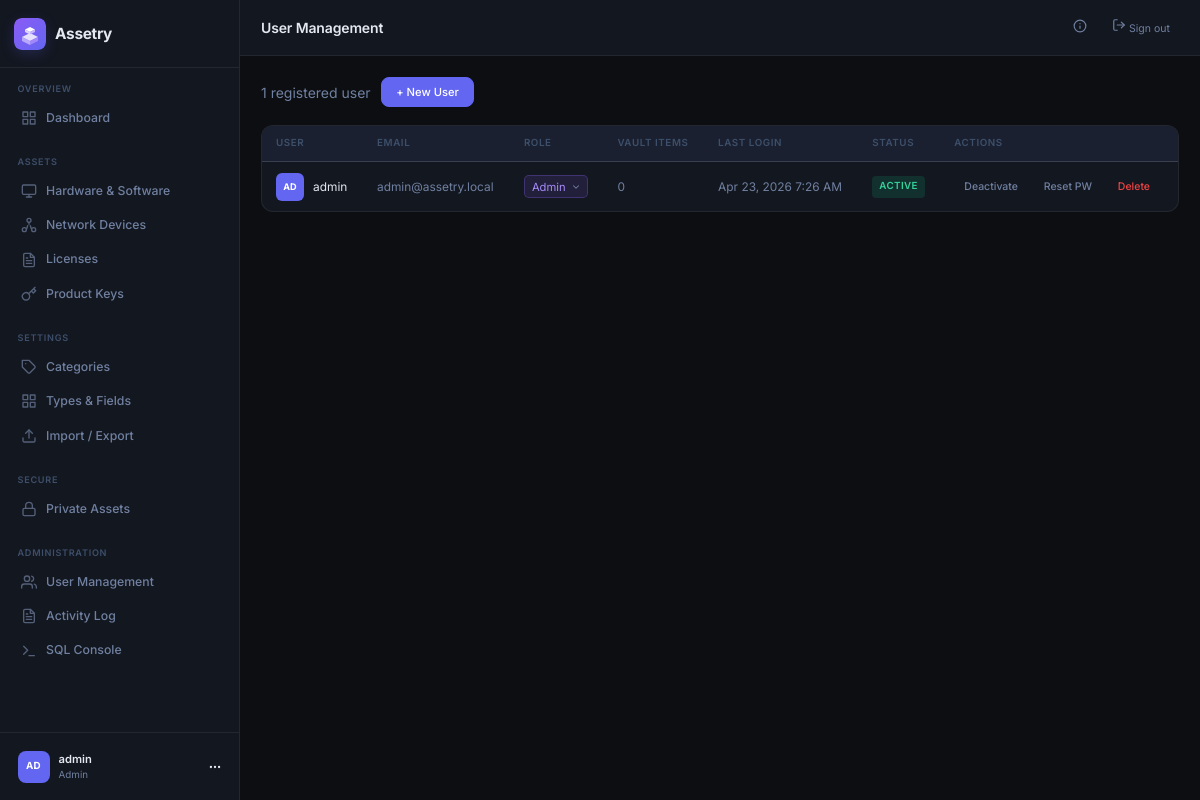
/admin/users (signed in), run on an earlier commit of the app's database.
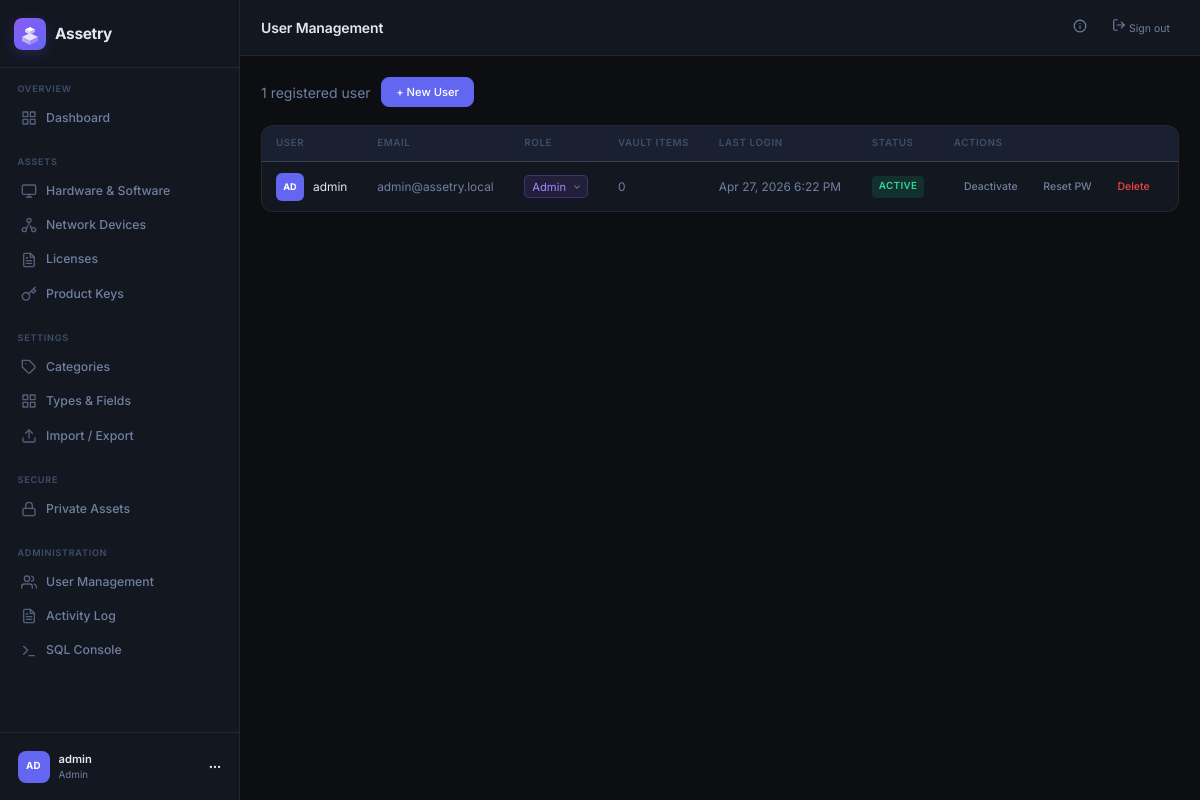
And on a later commit of the database.
### tables this page shows
CREATE TABLE users (
            id INTEGER PRIMARY KEY AUTOINCREMENT,
            username TEXT UNIQUE NOT NULL,
            email TEXT UNIQUE NOT NULL,
            password_hash TEXT NOT NULL,
            role TEXT NOT NULL DEFAULT 'user',
            avatar_color TEXT NOT NULL DEFAULT '#6366f1',
            created_at DATETIME DEFAULT CURRENT_TIMESTAMP,
            last_login DATETIME,
            is_active INTEGER DEFAULT 1
        );

### src/controllers/admin_controller.php (called while the page is built, shortened)
<?php
route('GET', '/admin/users', function($params) {
    requireAdmin();
    $db = getDB();
    $users = $db->query("SELECT u.*, (SELECT COUNT(*) FROM vault_items WHERE user_id=u.id) as vault_count FROM users u ORDER BY created_at DESC")->fetchAll();
    $title = 'User Management';
    ob_start(); require __DIR__ . '/../views/pages/admin/users.php'; $content = ob_get_clean();
    require __DIR__ . '/../views/layouts/main.php';
});

### public/index.php (called while the page is built, shortened)
<?php
require_once __DIR__ . '/../src/router.php';

### src/helpers.php (called while the page is built, shortened)
<?php
function e(string $str): string {
    return htmlspecialchars($str, ENT_QUOTES, 'UTF-8');
}
function formatDateTime(string $dt = null): string {
    return date('M j, Y g:i A', strtotime($dt));
}
function initials(string $name): string {
    $words = explode(' ', trim($name));
    return strtoupper(substr($name, 0, 2));
}

### src/auth.php (called while the page is built, shortened)
<?php
function isLoggedIn(): bool {
    return isset($_SESSION['user_id']);
}
function requireLogin(): void {
    if (!isLoggedIn() || currentUser() === null) {
        session_destroy();
        header('Location: /login');
        exit;
    }
}
function requireAdmin(): void {
    requireLogin();
}
function currentUser(): ?array {
    static $user = null;
    if ($user === null) {
        $db = getDB();
        $stmt = $db->prepare("SELECT * FROM users WHERE id = ? AND is_active = 1");
        $stmt->execute([$_SESSION['user_id']]);
        $user = $stmt->fetch();
    }
    return $user ?: null;
}

### src/views/pages/admin/users.php (the view, shortened to what the changed rows need)
<div class="page-actions">
    <span class="text-muted"><?= count($users) ?> registered user<?= count($users) !== 1 ? 's' : '' ?></span>
    <button type="button" class="btn btn-primary" onclick="document.getElementById('create-user-modal').style.display='flex'">+ New User</button>
</div>
<div class="data-table-wrap">
    <table class="data-table">
        <thead>
            <tr>
                <th>User</th>
                <th>Email</th>
                <th>Role</th>
                <th>Vault Items</th>
                <th>Last Login</th>
                <th>Status</th>
                <th>Actions</th>
            </tr>
        </thead>
        <tbody>
            <?php foreach ($users as $u): ?>
            <tr>
                <td>
                    <div class="cell-primary">
                        <div class="avatar avatar-sm" style="background:<?= e($u['avatar_color']) ?>"><?= e(initials($u['username'])) ?></div>
                        <span><?= e($u['username']) ?></span>
                    </div>
                </td>
                <td class="text-muted"><?= e($u['email']) ?></td>
                <td>
                    <form method="POST" action="/admin/users/<?= $u['id'] ?>/role">
                        <select name="role" onchange="this.form.submit()" class="form-select-inline <?= $u['role'] === 'admin' ? 'select-admin' : '' ?>">
                            <option value="admin" <?= $u['role'] === 'admin' ? 'selected' : '' ?>>Admin</option>
                        </select>
                    </form>
                </td>
                <td class="text-muted"><?= $u['vault_count'] ?></td>
                <td class="text-muted"><?= $u['last_login'] ? formatDateTime($u['last_login']) : 'Never' ?></td>
                <td>
                    <?php if ($u['is_active']): ?>
                    <span class="badge badge-success">Active</span>
                    <?php else: ?>
                    <span class="badge badge-neutral">Inactive</span>
                    <?php endif; ?>
                </td>
                <td>
                    <div style="display:flex;gap:0.4rem;flex-wrap:wrap">
                        <form method="POST" action="/admin/users/<?= $u['id'] ?>/toggle">
                            <button type="submit" class="btn btn-sm <?= $u['is_active'] ? 'btn-ghost' : 'btn-secondary' ?>" onclick="return confirm('Change user status?')">
                                <?= $u['is_active'] ? 'Deactivate' : 'Activate' ?>
                            </button>
                        </form>
                        <button type="button" class="btn btn-sm btn-ghost" onclick="resetPassword(<?= $u['id'] ?>, '<?= e($u['username']) ?>')">Reset PW</button>
                        <form method="POST" action="/admin/users/<?= $u['id'] ?>/delete">
                            <button type="submit" class="btn btn-sm btn-ghost" style="color:#ef4444" onclick="return confirm('Delete user <?= e($u['username']) ?>? This cannot be undone.')">Delete</button>
                        </form>
                    </div>
                </td>
            </tr>
            <?php endforeach; ?>
        </tbody>
    </table>
</div>

### src/views/layouts/main.php (shortened to what the changed rows need)
<?php
require_once __DIR__ . '/../../auth.php';
$user = currentUser();
$currentPath = parse_url($_SERVER['REQUEST_URI'], PHP_URL_PATH);
function navActive(string $path): string {
    global $currentPath;
    if ($path === '/dashboard') {
        return $currentPath === '/dashboard' ? 'nav-item active' : 'nav-item';
    }
    return strpos($currentPath, $path) === 0 ? 'nav-item active' : 'nav-item';
}
?>
<!DOCTYPE html>
<html lang="en">
<head>
    <link rel="stylesheet" href="/static/app.css?v=<?= filemtime(__DIR__ . '/../../../public/static/app.css') ?>">
</head>
<body>
<div class="app-shell">
    <aside class="sidebar">
        <div class="sidebar-header">
            <a href="/dashboard" class="brand">
                <div class="brand-icon brand-icon-img">
                    <img src="/static/logo.svg" alt="Assetry" width="32" height="32">
                </div>
                <span class="brand-name">Assetry</span>
            </a>
        </div>
        <nav class="sidebar-nav">
            <div class="nav-section">
                <span class="nav-label">Overview</span>
                <a href="/dashboard" class="<?= navActive('/dashboard') ?>">
                    <span>Dashboard</span>
                </a>
            </div>
            <div class="nav-section">
                <span class="nav-label">Assets</span>
                <a href="/assets" class="<?= navActive('/assets') ?>">
                    <svg xmlns="http://www.w3.org/2000/svg" width="16" height="16" viewBox="0 0 24 24" fill="none" stroke="currentColor" stroke-width="2" stroke-linecap="round" stroke-linejoin="round"><rect x="2" y="3" width="20" height="14" rx="2" ry="2"/><line x1="8" y1="21" x2="16" y2="21"/><line x1="12" y1="17" x2="12" y2="21"/></svg>
                    <span>Hardware & Software</span>
                </a>
                <a href="/network" class="<?= navActive('/network') ?>">
                    <span>Network Devices</span>
                </a>
                <a href="/licenses" class="<?= navActive('/licenses') ?>">
                    <span>Licenses</span>
                </a>
                <a href="/keys" class="<?= navActive('/keys') ?>">
                    <svg xmlns="http://www.w3.org/2000/svg" width="16" height="16" viewBox="0 0 24 24" fill="none" stroke="currentColor" stroke-width="2" stroke-linecap="round" stroke-linejoin="round"><path d="M21 2l-2 2m-7.61 7.61a5.5 5.5 0 1 1-7.778 7.778 5.5 5.5 0 0 1 7.777-7.777zm0 0L15.5 7.5m0 0l3 3L22 7l-3-3m-3.5 3.5L19 4"/></svg>
                    <span>Product Keys</span>
                </a>
            </div>
            <div class="nav-section">
                <span class="nav-label">Settings</span>
                <a href="/categories" class="<?= navActive('/categories') ?>">
                    <svg xmlns="http://www.w3.org/2000/svg" width="16" height="16" viewBox="0 0 24 24" fill="none" stroke="currentColor" stroke-width="2" stroke-linecap="round" stroke-linejoin="round"><path d="M20.59 13.41l-7.17 7.17a2 2 0 0 1-2.83 0L2 12V2h10l8.59 8.59a2 2 0 0 1 0 2.82z"/><line x1="7" y1="7" x2="7.01" y2="7"/></svg>
                    <span>Categories</span>
                </a>
                <a href="/types" class="<?= navActive('/types') ?>">
                    <svg xmlns="http://www.w3.org/2000/svg" width="16" height="16" viewBox="0 0 24 24" fill="none" stroke="currentColor" stroke-width="2" stroke-linecap="round" stroke-linejoin="round"><path d="M3 3h7v7H3zM14 3h7v7h-7zM14 14h7v7h-7zM3 14h7v7H3z"/></svg>
                    <span>Types &amp; Fields</span>
                </a>
                <a href="/data" class="<?= navActive('/data') ?>">
                    <svg xmlns="http://www.w3.org/2000/svg" width="16" height="16" viewBox="0 0 24 24" fill="none" stroke="currentColor" stroke-width="2" stroke-linecap="round" stroke-linejoin="round"><path d="M21 15v4a2 2 0 0 1-2 2H5a2 2 0 0 1-2-2v-4"/><polyline points="17 8 12 3 7 8"/><line x1="12" y1="3" x2="12" y2="15"/></svg>
                    <span>Import / Export</span>
                </a>
            </div>
            <div class="nav-section">
                <span class="nav-label">Secure</span>
                <a href="/vault" class="<?= navActive('/vault') ?>">
                    <svg xmlns="http://www.w3.org/2000/svg" width="16" height="16" viewBox="0 0 24 24" fill="none" stroke="currentColor" stroke-width="2" stroke-linecap="round" stroke-linejoin="round"><rect x="3" y="11" width="18" height="11" rx="2" ry="2"/><path d="M7 11V7a5 5 0 0 1 10 0v4"/></svg>
                    <span>Private Assets</span>
                </a>
            </div>
            <?php if ($user && $user['role'] === 'admin'): ?>
            <div class="nav-section">
                <span class="nav-label">Administration</span>
                <a href="/admin/users" class="<?= navActive('/admin') ?>">
                    <span>User Management</span>
                </a>
                <a href="/admin/logs" class="<?= navActive('/admin/logs') ?>">
                    <span>Activity Log</span>
                </a>
                <a href="/admin/sql" class="<?= navActive('/admin/sql') ?>">
                    <svg xmlns="http://www.w3.org/2000/svg" width="16" height="16" viewBox="0 0 24 24" fill="none" stroke="currentColor" stroke-width="2" stroke-linecap="round" stroke-linejoin="round"><polyline points="4 17 10 11 4 5"/><line x1="12" y1="19" x2="20" y2="19"/></svg>
                    <span>SQL Console</span>
                </a>
            </div>
            <?php endif; ?>
        </nav>
        <div class="sidebar-footer">
            <a href="/profile" class="user-card">
                <div class="avatar" style="background: <?= e($user['avatar_color'] ?? '#6366f1') ?>">
                    <?= e(initials($user['username'] ?? 'U')) ?>
                </div>
                <div class="user-info">
                    <span class="user-name"><?= e($user['username'] ?? '') ?></span>
                    <span class="user-role"><?= e(ucfirst($user['role'] ?? 'user')) ?></span>
                </div>
                <svg xmlns="http://www.w3.org/2000/svg" width="14" height="14" viewBox="0 0 24 24" fill="none" stroke="currentColor" stroke-width="2" stroke-linecap="round" stroke-linejoin="round"><circle cx="12" cy="12" r="1"/><circle cx="19" cy="12" r="1"/><circle cx="5" cy="12" r="1"/></svg>
            </a>
        </div>
    </aside>
    <main class="main-content">
        <header class="topbar">
            <div class="topbar-left">
                <h1 class="page-title"><?= e($title ?? 'Dashboard') ?></h1>
            </div>
            <div class="topbar-right">
                <button type="button" class="btn-ghost btn-sm" onclick="document.getElementById('about-modal').style.display='flex'" title="About Assetry" style="padding:0.4rem">
                    <svg xmlns="http://www.w3.org/2000/svg" width="14" height="14" viewBox="0 0 24 24" fill="none" stroke="currentColor" stroke-width="2" stroke-linecap="round" stroke-linejoin="round"><circle cx="12" cy="12" r="10"/><line x1="12" y1="16" x2="12" y2="12"/><line x1="12" y1="8" x2="12.01" y2="8"/></svg>
                </button>
                <a href="/logout" class="btn-ghost btn-sm">
                    <svg xmlns="http://www.w3.org/2000/svg" width="14" height="14" viewBox="0 0 24 24" fill="none" stroke="currentColor" stroke-width="2" stroke-linecap="round" stroke-linejoin="round"><path d="M9 21H5a2 2 0 0 1-2-2V5a2 2 0 0 1 2-2h4"/><polyline points="16 17 21 12 16 7"/><line x1="21" y1="12" x2="9" y2="12"/></svg>
                    Sign out
                </a>
            </div>
        </header>
        <div class="content-area">
            <?php echo $content ?? ''; ?>
        </div>
    </main>
</div>
</body>
</html>

What changed in the data, as far as the page shows it:
changed users "admin": last_login "Apr 23, 2026 7:26 AM" → "Apr 27, 2026 6:22 PM"
